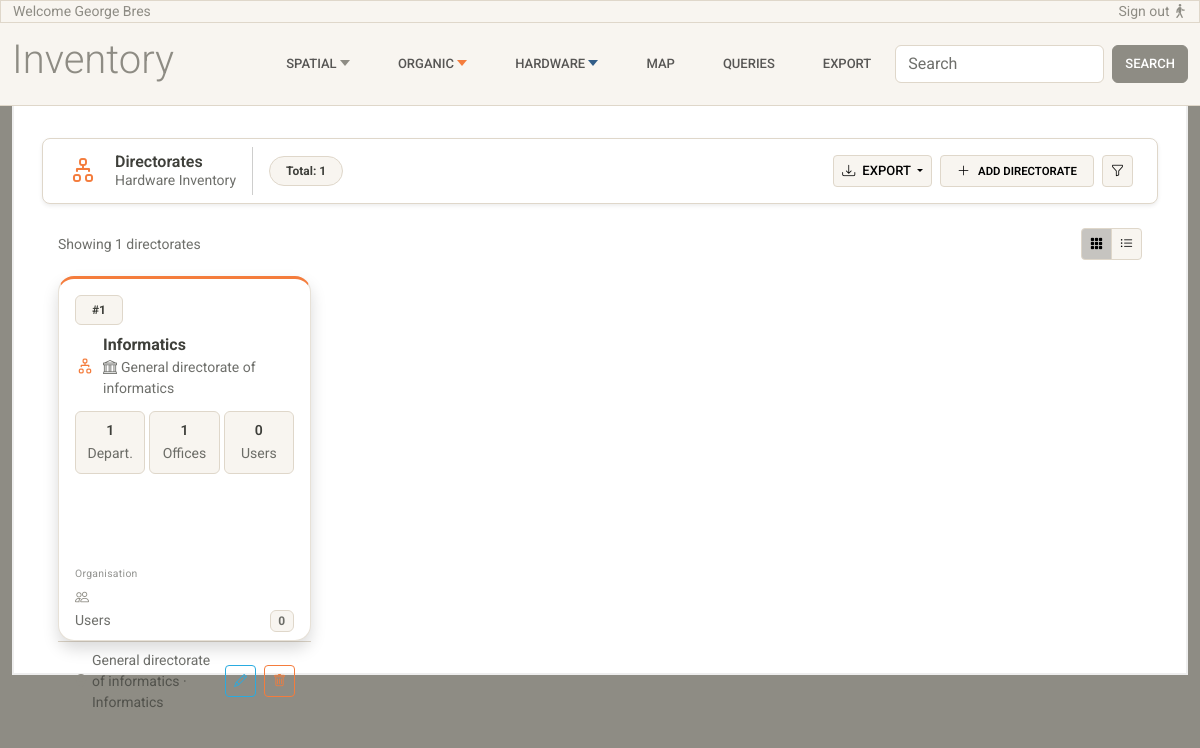
/directorates/, run on an earlier commit of the app's database.
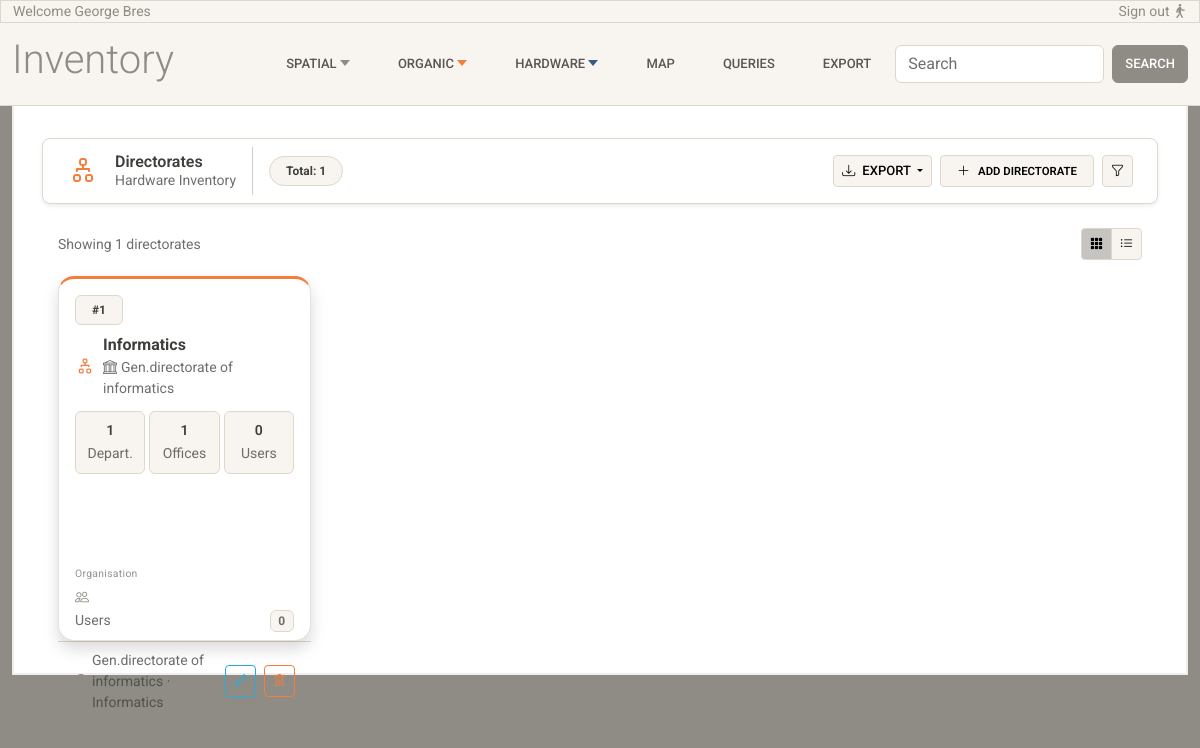
And on a later commit of the database.
### inventory/models.py (models this page shows, shortened)
class LifeCycle(models.Model):
    is_active = models.BooleanField(default=True)
    valid_from = models.DateField(default=timezone.now)
    valid_to = models.DateField(null=True, blank=True)
    class Meta:
        abstract = True

class Directorate(LifeCycle):
    name = models.CharField(max_length=200)
    general_directorate = models.ForeignKey(
        GeneralDirectorate,
        on_delete=models.RESTRICT,
        related_name="directorates"
    )
    class Meta:
        constraints = [
            models.UniqueConstraint(fields=["general_directorate", "name"], name="unique_directorate_per_gd")
        ]

class GeneralDirectorate(LifeCycle):
    name = models.CharField(max_length=200, unique=True)

### inventory/views.py (the view)
# urls.py: path('directorates/', views.directorates_list, name='directorates-list'),
def directorates_list(request):
    directorates = Directorate.objects.select_related('general_directorate').annotate(
        departments_count=Count('departments', distinct=True),
        offices_count=Count('departments__offices', distinct=True),
        users_count=Count('departments__offices__user', distinct=True),
    )
    return render(request, 'inventory/directorates-list.html', {'directorates': directorates})

### inventory/templates/inventory/directorates-list.html (shortened to what the changed rows need)
{% extends 'inventory/base.html' %}
{% load static %}
{% block content %}
<div class="container-fluid">
  <div class="px-3">
    <div class="row g-4" data-masonry='{"percentPosition": true, "horizontalOrder": true}'>
      {% for directorate in directorates %}
      <div class="col-12 col-sm-6 col-md-4 col-lg-3">
        <div class="card h-100 shadow rounded-4 overflow-hidden card-hover card-organic">
          <div class="card-header bg-transparent border-0 pt-3 pb-1 px-3">
            <div class="d-flex justify-content-between align-items-center mb-2">
              <span class="badge bg-light text-dark border rounded-2 px-3 py-2">#{{ forloop.counter|stringformat:"d" }}</span>
            </div>
            <div class="d-flex align-items-center gap-2">
              <div class="">
                <i class="bi bi-diagram-2 text-warning fs-5"></i>
              </div>
              <div>
                <span class="fw-bold text-dark">{{ directorate.name|capfirst }}</span>
                <span class="text-muted small d-block"><i class="bi bi-bank me-1"></i>{{ directorate.general_directorate.name|capfirst }}</span>
              </div>
            </div>
          </div>
          <div class="card-body pt-2 pb-2 px-3">
            <div class="row g-1">
              <div class="col-4">
                <div class="bg-light border rounded p-2 text-center">
                  <span class="fw-semibold small d-block">{{ directorate.departments_count }}</span>
                  <span class="text-muted small">Depart.</span>
                </div>
              </div>
              <div class="col-4">
                <div class="bg-light border rounded p-2 text-center">
                  <span class="fw-semibold small d-block">{{ directorate.offices_count }}</span>
                  <span class="text-muted small">Offices</span>
                </div>
              </div>
              <div class="col-4">
                <div class="bg-light border rounded p-2 text-center">
                  <span class="fw-semibold small d-block">{{ directorate.users_count }}</span>
                  <span class="text-muted small">Users</span>
                </div>
              </div>
            </div>
          </div>
          <div class="px-3 pt-1 pb-2">
            <span class="text-muted opacity-75 section-label d-block mb-1">Organisation</span
              <div class="d-flex align-items-center gap-2 py-1 border-bottom border-light">
              <i class="bi bi-people text-secondary small"></i>
              <div class="d-flex justify-content-between w-100">
                <span class="text-muted small">Users</span>
                <span class="badge bg-light text-muted border">{{ directorate.users_count }}</span>
              </div>
            </div>
          </div>
          <div class="d-flex justify-content-between align-items-center px-3 py-2 border-top">
            <div class="d-flex align-items-center gap-1 small text-muted">
              <i class="bi bi-geo-alt-fill text-secondary"></i>
              {{ directorate.general_directorate.name|capfirst }} · {{ directorate.name|capfirst }}
            </div>
            <div class="d-flex gap-2">
              <button class="btn btn-sm btn-outline-info border-1"><i class="bi bi-pencil"></i></button>
              <button class="btn btn-sm btn-outline-warning border-1"><i class="bi bi-trash"></i></button>
            </div>
          </div>
        </div>
      </div>
      {% endfor %}
    </div>
  </div>
</div>
{% endblock %}

What changed in the data, as far as the page shows it:
changed through a linked row, Directorate "Informatics": general_directorate.name "General directorate of informatics" → "Gen.directorate of informatics"
